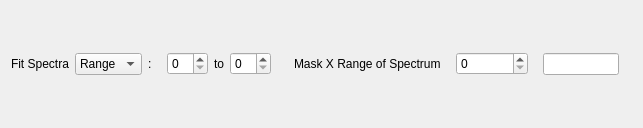
<?xml version="1.0" encoding="UTF-8"?>
<ui version="4.0">
 <class>IndirectSpectrumSelector</class>
 <widget class="QWidget" name="IndirectSpectrumSelector">
  <property name="geometry">
   <rect>
    <x>0</x>
    <y>0</y>
    <width>643</width>
    <height>128</height>
   </rect>
  </property>
  <property name="windowTitle">
   <string>Form</string>
  </property>
  <layout class="QHBoxLayout" name="horizontalLayout_2">
   <item>
    <widget class="QLabel" name="lbSelectionMode">
     <property name="text">
      <string>Fit Spectra</string>
     </property>
    </widget>
   </item>
   <item>
    <widget class="QComboBox" name="cbSelectionMode">
     <item>
      <property name="text">
       <string>Range</string>
      </property>
     </item>
     <item>
      <property name="text">
       <string>String</string>
      </property>
     </item>
    </widget>
   </item>
   <item>
    <widget class="QLabel" name="lbColon">
     <property name="text">
      <string>:</string>
     </property>
    </widget>
   </item>
   <item>
    <widget class="QStackedWidget" name="swSpectraSelection">
     <property name="currentIndex">
      <number>0</number>
     </property>
     <widget class="QWidget" name="loSpectraRange">
      <layout class="QHBoxLayout" name="horizontalLayout">
       <item>
        <widget class="QSpinBox" name="spMinimumSpectrum"/>
       </item>
       <item>
        <widget class="QLabel" name="lbSpectraRangeTo">
         <property name="text">
          <string>to</string>
         </property>
         <property name="alignment">
          <set>Qt::AlignCenter</set>
         </property>
        </widget>
       </item>
       <item>
        <widget class="QSpinBox" name="spMaximumSpectrum"/>
       </item>
      </layout>
     </widget>
     <widget class="QWidget" name="lpSpectraText">
      <layout class="QHBoxLayout" name="horizontalLayout_4">
       <item>
        <widget class="QLineEdit" name="leSpectra"/>
       </item>
       <item>
        <widget class="QLabel" name="lbSpectraError">
         <property name="text">
          <string/>
         </property>
        </widget>
       </item>
      </layout>
     </widget>
    </widget>
   </item>
   <item>
    <spacer name="horizontalSpacer">
     <property name="orientation">
      <enum>Qt::Horizontal</enum>
     </property>
     <property name="sizeHint" stdset="0">
      <size>
       <width>40</width>
       <height>20</height>
      </size>
     </property>
    </spacer>
   </item>
   <item>
    <widget class="QLabel" name="lbMaskSpectrum">
     <property name="text">
      <string>Mask X Range of Spectrum</string>
     </property>
    </widget>
   </item>
   <item>
    <widget class="QStackedWidget" name="swMaskSpectrumSelection">
     <widget class="QWidget" name="loMaskSpectrumSp">
      <layout class="QHBoxLayout" name="horizontalLayout_5">
       <item>
        <widget class="QSpinBox" name="spMaskSpectrum"/>
       </item>
      </layout>
     </widget>
     <widget class="QWidget" name="loMaskSpectrumCb">
      <layout class="QHBoxLayout" name="horizontalLayout_3">
       <item>
        <widget class="QComboBox" name="cbMaskSpectrum"/>
       </item>
      </layout>
     </widget>
    </widget>
   </item>
   <item>
    <widget class="QLineEdit" name="leMaskBins"/>
   </item>
   <item>
    <widget class="QLabel" name="lbMaskBinsError">
     <property name="text">
      <string/>
     </property>
    </widget>
   </item>
  </layout>
 </widget>
 <resources/>
 <connections>
  <connection>
   <sender>cbSelectionMode</sender>
   <signal>currentIndexChanged(int)</signal>
   <receiver>swSpectraSelection</receiver>
   <slot>setCurrentIndex(int)</slot>
   <hints>
    <hint type="sourcelabel">
     <x>383</x>
     <y>80</y>
    </hint>
    <hint type="destinationlabel">
     <x>519</x>
     <y>80</y>
    </hint>
   </hints>
  </connection>
  <connection>
   <sender>cbSelectionMode</sender>
   <signal>currentIndexChanged(int)</signal>
   <receiver>swMaskSpectrumSelection</receiver>
   <slot>setCurrentIndex(int)</slot>
   <hints>
    <hint type="sourcelabel">
     <x>95</x>
     <y>63</y>
    </hint>
    <hint type="destinationlabel">
     <x>452</x>
     <y>63</y>
    </hint>
   </hints>
  </connection>
 </connections>
</ui>
